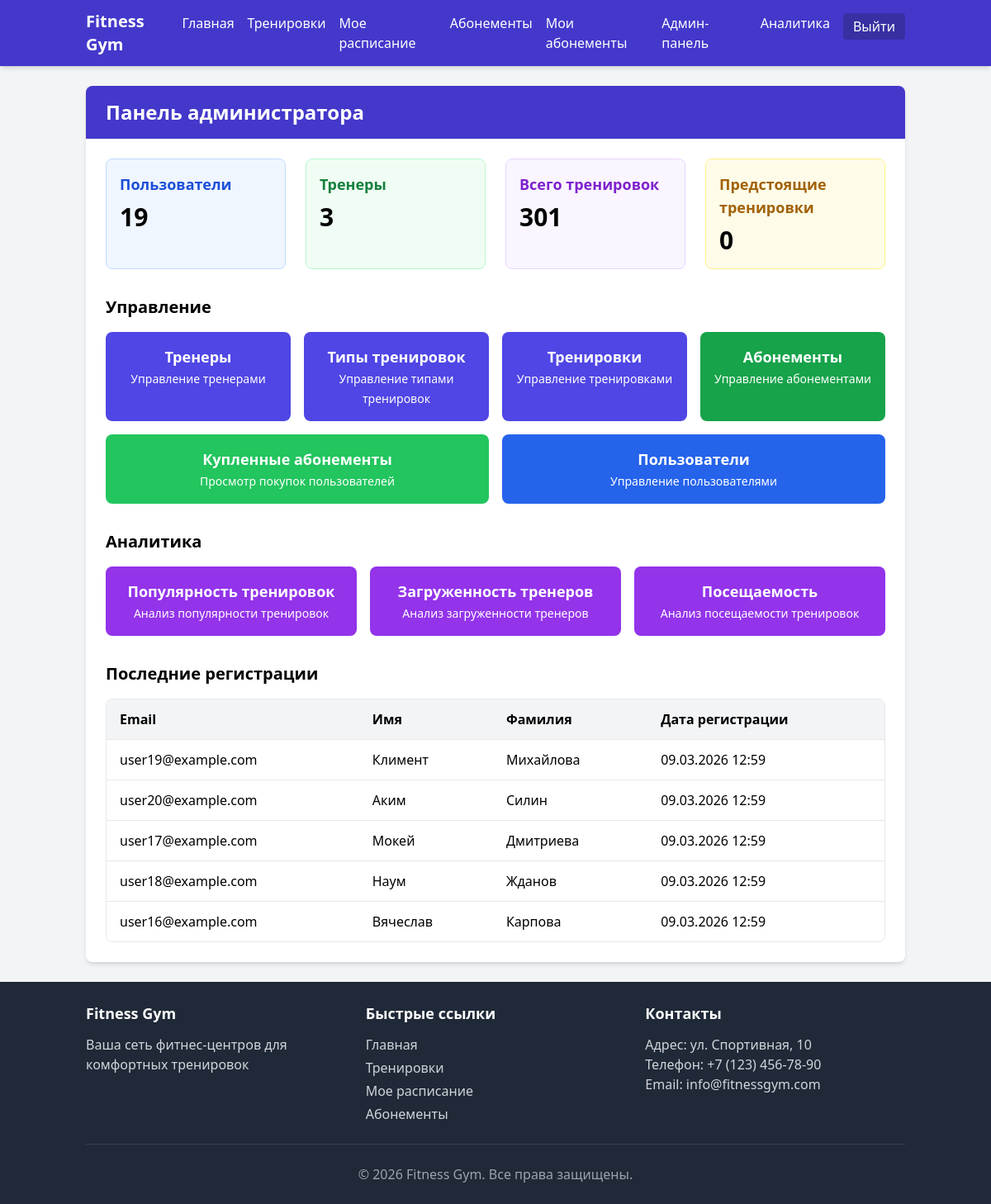
Page /admin/dashboard (signed in) on the earlier database version.
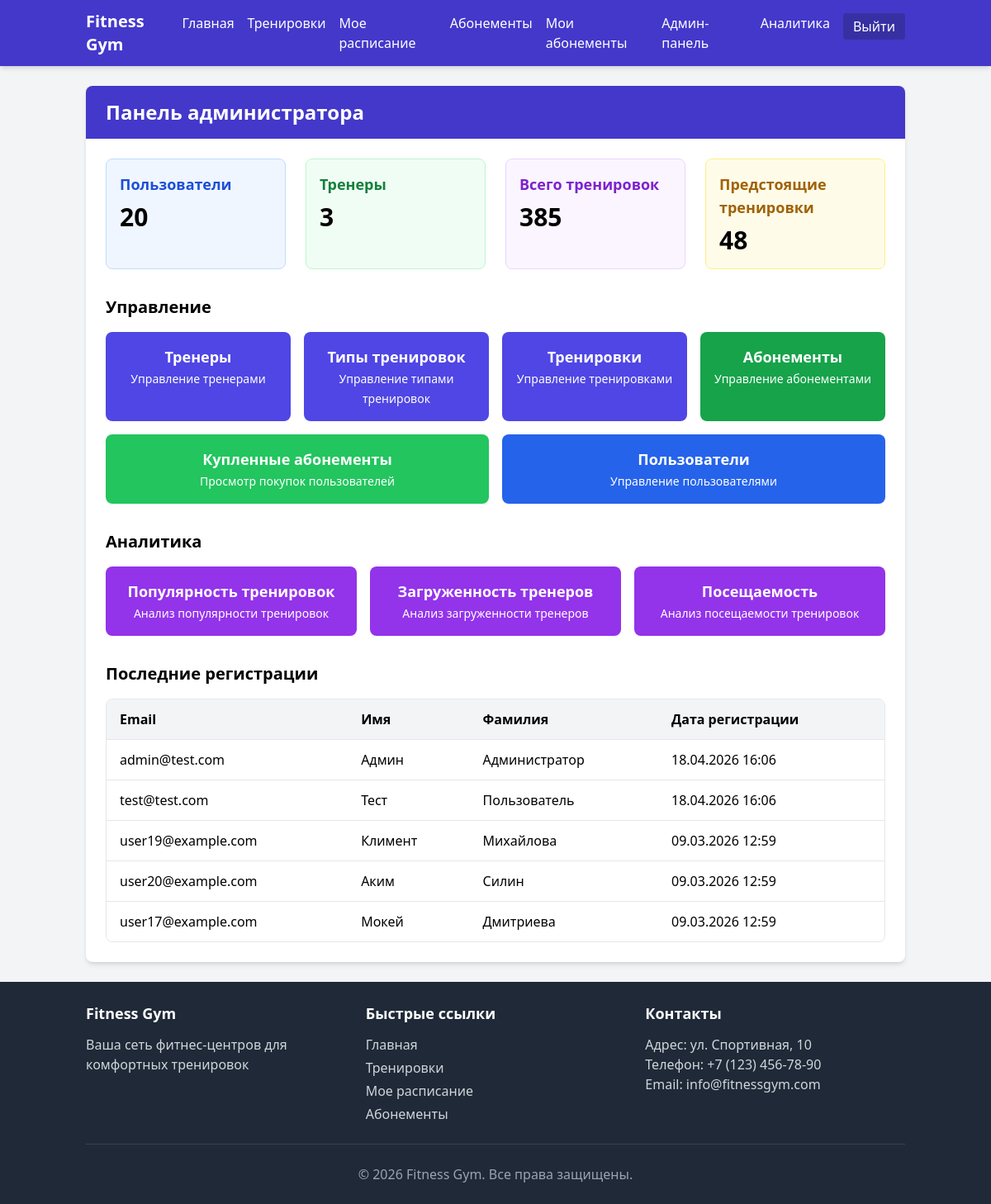
Same page on the later database version.
### models/models.py (models this page shows, shortened)
class User(db.Model, UserMixin):
    __tablename__ = 'users'
    id = db.Column(db.Integer, primary_key=True)
    email = db.Column(db.String(120), unique=True, nullable=False)
    password_hash = db.Column(db.String(256), nullable=False)
    first_name = db.Column(db.String(50), nullable=False)
    last_name = db.Column(db.String(50), nullable=False)
    is_admin = db.Column(db.Boolean, default=False)
    created_at = db.Column(db.DateTime, default=datetime.utcnow)
    bookings = db.relationship('Booking', backref='user', lazy=True, cascade="all, delete-orphan")

### controllers/admin.py (the view)
@admin_bp.route('/dashboard')
@login_required
@admin_required
def dashboard():
    total_users = User.query.filter_by(is_admin=False).count()
    total_trainers = Trainer.query.count()
    total_workouts = Workout.query.count()
    upcoming_workouts = Workout.query.filter(Workout.start_time >= datetime.now()).count()
    recent_users = User.query.order_by(User.created_at.desc()).limit(5).all()
    return render_template('admin/dashboard.html',
                         title='Панель администратора',
                         total_users=total_users,
                         total_trainers=total_trainers,
                         total_workouts=total_workouts,
                         upcoming_workouts=upcoming_workouts,
                         recent_users=recent_users)

### controllers/admin.py (called while the page is built)
def admin_required(f):
    @wraps(f)
    def decorated_function(*args, **kwargs):
        if not current_user.is_authenticated or not current_user.is_admin:
            abort(403)  # Forbidden
        return f(*args, **kwargs)
    return decorated_function

### templates/admin/dashboard.html (shortened to what the changed rows need)
{% extends 'base.html' %}
{% block content %}
    <div class="bg-white rounded-lg shadow-md overflow-hidden">
        <div class="bg-indigo-700 text-white py-4 px-6">
            <h2 class="text-2xl font-bold">Панель администратора</h2>
        </div>
        <div class="p-6">
            <div class="grid grid-cols-1 md:grid-cols-2 lg:grid-cols-4 gap-6 mb-8">
                <div class="bg-blue-50 border border-blue-200 rounded-lg p-4">
                    <h3 class="text-lg font-semibold text-blue-700 mb-2">Пользователи</h3>
                    <p class="text-3xl font-bold">{{ total_users }}</p>
                </div>
                <div class="bg-purple-50 border border-purple-200 rounded-lg p-4">
                    <h3 class="text-lg font-semibold text-purple-700 mb-2">Всего тренировок</h3>
                    <p class="text-3xl font-bold">{{ total_workouts }}</p>
                </div>
                <div class="bg-yellow-50 border border-yellow-200 rounded-lg p-4">
                    <h3 class="text-lg font-semibold text-yellow-700 mb-2">Предстоящие тренировки</h3>
                    <p class="text-3xl font-bold">{{ upcoming_workouts }}</p>
                </div>
            </div>
            <div>
                <div class="overflow-x-auto bg-white border border-gray-200 rounded-lg">
                    <table class="min-w-full">
                        <thead class="bg-gray-100">
                            <tr>
                                <th class="py-3 px-4 text-left">Email</th>
                                <th class="py-3 px-4 text-left">Имя</th>
                                <th class="py-3 px-4 text-left">Фамилия</th>
                                <th class="py-3 px-4 text-left">Дата регистрации</th>
                            </tr>
                        </thead>
                        <tbody>
                            {% for user in recent_users %}
                                <tr class="border-t hover:bg-gray-50">
                                    <td class="py-3 px-4">{{ user.email }}</td>
                                    <td class="py-3 px-4">{{ user.first_name }}</td>
                                    <td class="py-3 px-4">{{ user.last_name }}</td>
                                    <td class="py-3 px-4">{{ user.created_at.strftime('%d.%m.%Y %H:%M') }}</td>
                                </tr>
                            {% else %}
                                <tr>
                                    <td colspan="4" class="py-4 px-4 text-center text-gray-500">Нет пользователей</td>
                                </tr>
                            {% endfor %}
                        </tbody>
                    </table>
                </div>
            </div>
        </div>
    </div>
{% endblock %}

Differences in the rows shown:
no longer on this page (row unchanged): User: email "user18@example.com", first_name "Наум", last_name "Жданов", created_at "09.03.2026 12:59"
no longer on this page (row unchanged): User: email "user16@example.com", first_name "Вячеслав", last_name "Карпова", created_at "09.03.2026 12:59"
added User: email "admin@test.com", first_name "Админ", last_name "Администратор", created_at "18.04.2026 16:06"
added User: email "test@test.com", first_name "Тест", last_name "Пользователь", created_at "18.04.2026 16:06"
Other differences:
{{ total_users }}: "19" → "20"
{{ total_workouts }}: "301" → "385"
{{ upcoming_workouts }}: "0" → "48"
